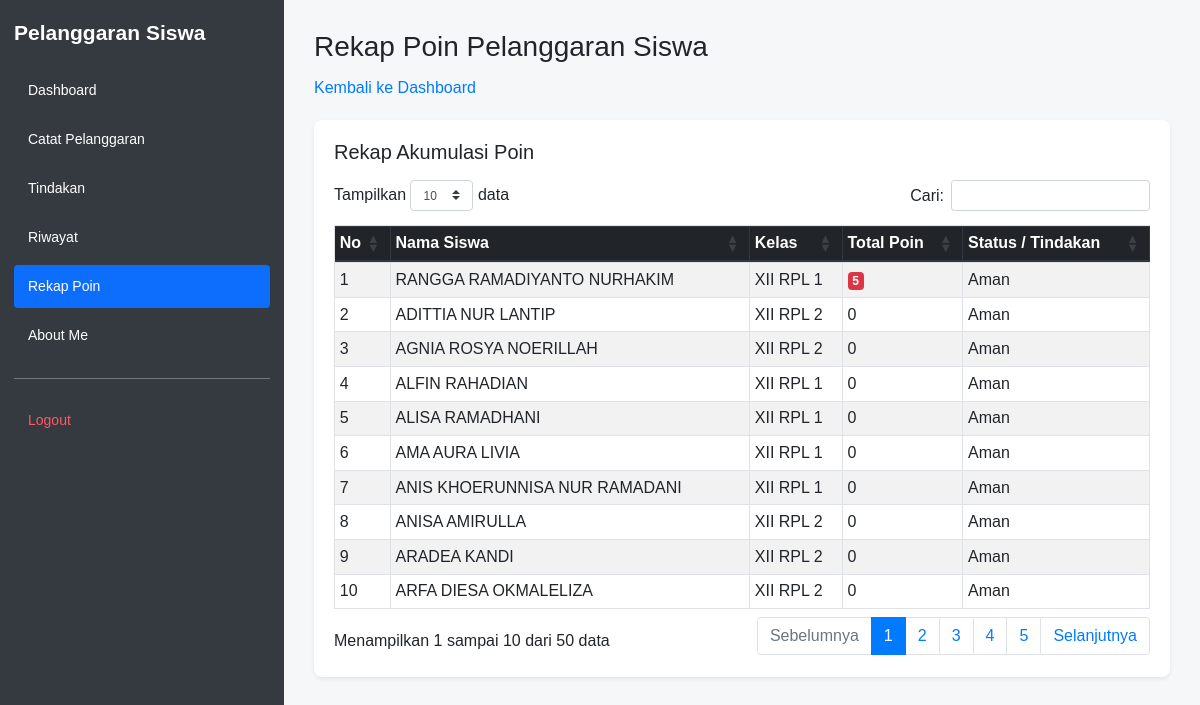
The app's page /rekap_poin.php (signed in) with its own data.
### tables this page shows
CREATE TABLE `t_siswa` (
  `id` int(11) NOT NULL AUTO_INCREMENT,
  `nis` varchar(20) DEFAULT NULL,
  `nisn` varchar(20) DEFAULT NULL,
  `nama` varchar(150) DEFAULT NULL,
  `jenis_kelamin` varchar(4) NOT NULL,
  `tanggal_lahir` date NOT NULL,
  `alamat` text NOT NULL,
  `status_aktif` tinyint(1) NOT NULL,
  `created_at` timestamp NOT NULL DEFAULT current_timestamp(),
  `updated_at` timestamp NOT NULL DEFAULT current_timestamp(),
  PRIMARY KEY (`id`),
  UNIQUE KEY `uq_t_siswa_nisn` (`nisn`),
  UNIQUE KEY `uq_t_siswa_nis` (`nis`)
);

### rekap_poin.php (the view, shortened to what this page needs)
<?php
include 'config/koneksi.php';
$rekap = mysqli_query($koneksi, "
    SELECT s.id, s.nama,
           COALESCE(k.nama, '-') AS nama_kelas,
           COALESCE(SUM(ps.poin), 0) AS total_poin
    FROM t_siswa s
    LEFT JOIN t_kelas_siswa ks ON ks.siswa_id = s.id AND ks.status_aktif = 1
    LEFT JOIN t_kelas k ON k.id = ks.kelas_id
    LEFT JOIN t_pelanggaran_siswa ps ON ps.siswa_id = s.id
    WHERE s.status_aktif = 1
    GROUP BY s.id, s.nama, k.nama
    ORDER BY total_poin DESC, s.nama
");
function tindakan_poin(int $poin): string
{
    return 'Aman';
}
?>
<!DOCTYPE html>
<html lang="id">
<head>
    <?php include 'layout/datatables_head.php'; ?>
</head>
<body>
<?php include 'layout/sidebar.php'; ?>
<main class="app-main">
    <div class="page-header">
        <h1>Rekap Poin Pelanggaran Siswa</h1>
        <a href="dashboard.php">Kembali ke Dashboard</a>
    </div>
    <div class="table-card shadow-sm">
        <h5 class="mb-3">Rekap Akumulasi Poin</h5>
        <div class="table-responsive">
            <table id="tabelRekap"
                   class="table table-striped table-bordered table-hover table-sm">
                <thead class="thead-dark">
                    <tr>
                        <th>No</th>
                        <th>Nama Siswa</th>
                        <th>Kelas</th>
                        <th>Total Poin</th>
                        <th>Status / Tindakan</th>
                    </tr>
                </thead>
                <tbody>
                <?php if (mysqli_num_rows($rekap) > 0): ?>
                    <?php $no = 1; ?>
                    <?php while ($row = mysqli_fetch_assoc($rekap)): ?>
                        <?php $total = (int)$row['total_poin']; ?>
                        <tr>
                            <td><?= $no++; ?></td>
                            <td><?= htmlspecialchars($row['nama'], ENT_QUOTES, 'UTF-8'); ?></td>
                            <td><?= htmlspecialchars($row['nama_kelas'], ENT_QUOTES, 'UTF-8'); ?></td>
                            <td>
                                <?= $total > 0
                                    ? '<span class="badge badge-danger">' . $total . '</span>'
                                    : 0; ?>
                            </td>
                            <td><?= tindakan_poin($total); ?></td>
                        </tr>
                    <?php endwhile; ?>
                <?php endif; ?>
                </tbody>
            </table>
        </div>
    </div>
</main>
</body>
</html>

### layout/layout.css (style rules this page uses)
* { box-sizing: border-box; }
html, body { margin: 0; padding: 0; min-height: 100vh; font-family: Arial, sans-serif; background: #f5f7f9; }
.app-main { display: block; width: auto; min-width: 0; min-height: 100vh; margin-left: 284px; padding: 30px; }
.app-main h1, .app-main h2 { margin-top: 0; }
.app-main .table-responsive { width: 100%; }
.page-header { margin-bottom: 20px; }
.page-header h1 { font-size: 28px; margin-bottom: 12px; }
.table-card { background: #ffffff; border-radius: 8px; padding: 20px; width: 100%; }

### records on screen
t_siswa: nama "RANGGA RAMADIYANTO NURHAKIM", nama_kelas "XII RPL 1", total "5", total "Aman"
t_siswa: nama "ADITTIA NUR LANTIP", nama_kelas "XII RPL 2", shows "0", total "Aman"
t_siswa: nama "AGNIA ROSYA NOERILLAH", nama_kelas "XII RPL 2", shows "0", total "Aman"
t_siswa: nama "ALFIN RAHADIAN", nama_kelas "XII RPL 1", shows "0", total "Aman"
t_siswa: nama "ALISA RAMADHANI", nama_kelas "XII RPL 1", shows "0", total "Aman"
t_siswa: nama "AMA AURA LIVIA", nama_kelas "XII RPL 1", shows "0", total "Aman"
t_siswa: nama "ANIS KHOERUNNISA NUR RAMADANI", nama_kelas "XII RPL 1", shows "0", total "Aman"
t_siswa: nama "ANISA AMIRULLA", nama_kelas "XII RPL 2", shows "0", total "Aman"
t_siswa: nama "ARADEA KANDI", nama_kelas "XII RPL 2", shows "0", total "Aman"
t_siswa: nama "ARFA DIESA OKMALELIZA", nama_kelas "XII RPL 2", shows "0", total "Aman"

### other values on screen
$label "Dashboard"
$label "Catat Pelanggaran"
$label "Tindakan"
$label "Riwayat"
$label "Rekap Poin"
$label "About Me"
